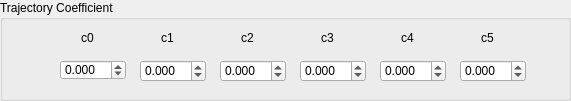
  <widget class="QGroupBox" name="TrajectoryCoefficientGroupBox">
   <property name="geometry">
    <rect>
     <x>460</x>
     <y>90</y>
     <width>571</width>
     <height>101</height>
    </rect>
   </property>
   <property name="title">
    <string>Trajectory Coefficient</string>
   </property>
   <widget class="QDoubleSpinBox" name="doubleSpinBox_4">
    <property name="geometry">
     <rect>
      <x>380</x>
      <y>60</y>
      <width>66</width>
      <height>22</height>
     </rect>
    </property>
    <property name="decimals">
     <number>3</number>
    </property>
    <property name="minimum">
     <double>-999999.000000000000000</double>
    </property>
    <property name="maximum">
     <double>999999.000000000000000</double>
    </property>
    <property name="singleStep">
     <double>0.010000000000000</double>
    </property>
   </widget>
   <widget class="QDoubleSpinBox" name="c0DoubleSpinBox">
    <property name="geometry">
     <rect>
      <x>60</x>
      <y>60</y>
      <width>66</width>
      <height>20</height>
     </rect>
    </property>
    <property name="decimals">
     <number>3</number>
    </property>
    <property name="minimum">
     <double>-999999.000000000000000</double>
    </property>
    <property name="maximum">
     <double>999999.000000000000000</double>
    </property>
    <property name="singleStep">
     <double>0.010000000000000</double>
    </property>
    <property name="value">
     <double>0.000000000000000</double>
    </property>
   </widget>
   <widget class="QDoubleSpinBox" name="doubleSpinBox_5">
    <property name="geometry">
     <rect>
      <x>460</x>
      <y>60</y>
      <width>66</width>
      <height>22</height>
     </rect>
    </property>
    <property name="decimals">
     <number>3</number>
    </property>
    <property name="minimum">
     <double>-999999.000000000000000</double>
    </property>
    <property name="maximum">
     <double>999999.000000000000000</double>
    </property>
    <property name="singleStep">
     <double>0.010000000000000</double>
    </property>
   </widget>
   <widget class="QDoubleSpinBox" name="doubleSpinBox_2">
    <property name="geometry">
     <rect>
      <x>220</x>
      <y>60</y>
      <width>66</width>
      <height>22</height>
     </rect>
    </property>
    <property name="decimals">
     <number>3</number>
    </property>
    <property name="minimum">
     <double>-999999.000000000000000</double>
    </property>
    <property name="maximum">
     <double>999999.000000000000000</double>
    </property>
    <property name="singleStep">
     <double>0.010000000000000</double>
    </property>
   </widget>
   <widget class="QDoubleSpinBox" name="doubleSpinBox">
    <property name="geometry">
     <rect>
      <x>140</x>
      <y>60</y>
      <width>66</width>
      <height>22</height>
     </rect>
    </property>
    <property name="decimals">
     <number>3</number>
    </property>
    <property name="minimum">
     <double>-999999.000000000000000</double>
    </property>
    <property name="maximum">
     <double>999999.000000000000000</double>
    </property>
    <property name="singleStep">
     <double>0.010000000000000</double>
    </property>
   </widget>
   <widget class="QDoubleSpinBox" name="doubleSpinBox_3">
    <property name="geometry">
     <rect>
      <x>300</x>
      <y>60</y>
      <width>66</width>
      <height>22</height>
     </rect>
    </property>
    <property name="decimals">
     <number>3</number>
    </property>
    <property name="minimum">
     <double>-999999.000000000000000</double>
    </property>
    <property name="maximum">
     <double>999999.000000000000000</double>
    </property>
    <property name="singleStep">
     <double>0.010000000000000</double>
    </property>
   </widget>
   <widget class="QLabel" name="c0Label">
    <property name="geometry">
     <rect>
      <x>60</x>
      <y>30</y>
      <width>55</width>
      <height>16</height>
     </rect>
    </property>
    <property name="midLineWidth">
     <number>0</number>
    </property>
    <property name="text">
     <string>c0</string>
    </property>
    <property name="alignment">
     <set>Qt::AlignCenter</set>
    </property>
   </widget>
   <widget class="QLabel" name="c1Label">
    <property name="geometry">
     <rect>
      <x>140</x>
      <y>30</y>
      <width>55</width>
      <height>16</height>
     </rect>
    </property>
    <property name="midLineWidth">
     <number>0</number>
    </property>
    <property name="text">
     <string>c1</string>
    </property>
    <property name="alignment">
     <set>Qt::AlignCenter</set>
    </property>
   </widget>
   <widget class="QLabel" name="c2Label">
    <property name="geometry">
     <rect>
      <x>220</x>
      <y>30</y>
      <width>55</width>
      <height>16</height>
     </rect>
    </property>
    <property name="midLineWidth">
     <number>0</number>
    </property>
    <property name="text">
     <string>c2</string>
    </property>
    <property name="alignment">
     <set>Qt::AlignCenter</set>
    </property>
   </widget>
   <widget class="QLabel" name="c3Label">
    <property name="geometry">
     <rect>
      <x>300</x>
      <y>30</y>
      <width>55</width>
      <height>16</height>
     </rect>
    </property>
    <property name="midLineWidth">
     <number>0</number>
    </property>
    <property name="text">
     <string>c3</string>
    </property>
    <property name="alignment">
     <set>Qt::AlignCenter</set>
    </property>
   </widget>
   <widget class="QLabel" name="c4Label">
    <property name="geometry">
     <rect>
      <x>380</x>
      <y>30</y>
      <width>55</width>
      <height>16</height>
     </rect>
    </property>
    <property name="midLineWidth">
     <number>0</number>
    </property>
    <property name="text">
     <string>c4</string>
    </property>
    <property name="alignment">
     <set>Qt::AlignCenter</set>
    </property>
   </widget>
   <widget class="QLabel" name="c5Label">
    <property name="geometry">
     <rect>
      <x>460</x>
      <y>30</y>
      <width>55</width>
      <height>16</height>
     </rect>
    </property>
    <property name="midLineWidth">
     <number>0</number>
    </property>
    <property name="text">
     <string>c5</string>
    </property>
    <property name="alignment">
     <set>Qt::AlignCenter</set>
    </property>
   </widget>
  </widget>
